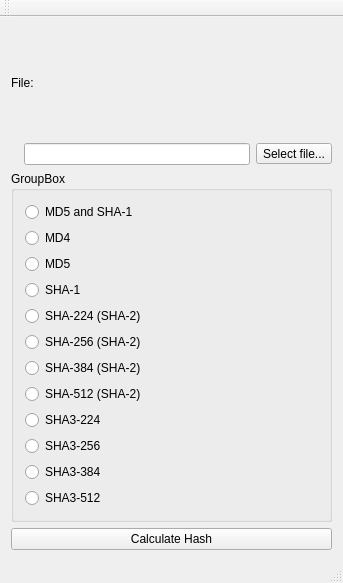
<?xml version="1.0" encoding="UTF-8"?>
<ui version="4.0">
 <class>MainWindow</class>
 <widget class="QMainWindow" name="MainWindow">
  <property name="geometry">
   <rect>
    <x>0</x>
    <y>0</y>
    <width>343</width>
    <height>583</height>
   </rect>
  </property>
  <property name="windowTitle">
   <string>MainWindow</string>
  </property>
  <widget class="QWidget" name="centralWidget">
   <layout class="QVBoxLayout" name="verticalLayout_3">
    <item>
     <layout class="QVBoxLayout" name="verticalLayout">
      <item>
       <widget class="QLabel" name="label_2">
        <property name="text">
         <string>File:</string>
        </property>
       </widget>
      </item>
      <item>
       <layout class="QHBoxLayout" name="horizontalLayout">
        <item>
         <widget class="QLabel" name="label">
          <property name="text">
           <string/>
          </property>
         </widget>
        </item>
        <item>
         <widget class="QLineEdit" name="lineEdit"/>
        </item>
        <item>
         <widget class="QToolButton" name="toolButton">
          <property name="text">
           <string>Select file...</string>
          </property>
         </widget>
        </item>
       </layout>
      </item>
     </layout>
    </item>
    <item>
     <widget class="QGroupBox" name="groupBox">
      <property name="title">
       <string>GroupBox</string>
      </property>
      <layout class="QVBoxLayout" name="verticalLayout_2">
       <item>
        <widget class="QRadioButton" name="radioButton_Both">
         <property name="text">
          <string>MD5 and SHA-1</string>
         </property>
        </widget>
       </item>
       <item>
        <widget class="QRadioButton" name="radioButton_MD4">
         <property name="text">
          <string>MD4</string>
         </property>
        </widget>
       </item>
       <item>
        <widget class="QRadioButton" name="radioButton_MD5">
         <property name="text">
          <string>MD5</string>
         </property>
        </widget>
       </item>
       <item>
        <widget class="QRadioButton" name="radioButton_SHA_1">
         <property name="text">
          <string>SHA-1</string>
         </property>
        </widget>
       </item>
       <item>
        <widget class="QRadioButton" name="radioButton_SHA_224">
         <property name="text">
          <string>SHA-224 (SHA-2)</string>
         </property>
        </widget>
       </item>
       <item>
        <widget class="QRadioButton" name="radioButton_SHA_256">
         <property name="text">
          <string>SHA-256 (SHA-2)</string>
         </property>
        </widget>
       </item>
       <item>
        <widget class="QRadioButton" name="radioButton_SHA_384">
         <property name="text">
          <string>SHA-384 (SHA-2)</string>
         </property>
        </widget>
       </item>
       <item>
        <widget class="QRadioButton" name="radioButton_SHA_512">
         <property name="text">
          <string>SHA-512 (SHA-2)</string>
         </property>
        </widget>
       </item>
       <item>
        <widget class="QRadioButton" name="radioButton_SHA_3_224">
         <property name="text">
          <string>SHA3-224 </string>
         </property>
        </widget>
       </item>
       <item>
        <widget class="QRadioButton" name="radioButton_SHA_3_256">
         <property name="text">
          <string>SHA3-256</string>
         </property>
        </widget>
       </item>
       <item>
        <widget class="QRadioButton" name="radioButton_SHA_3_384">
         <property name="text">
          <string>SHA3-384</string>
         </property>
        </widget>
       </item>
       <item>
        <widget class="QRadioButton" name="radioButton_SHA_3_512">
         <property name="text">
          <string>SHA3-512</string>
         </property>
        </widget>
       </item>
      </layout>
     </widget>
    </item>
    <item>
     <widget class="QPushButton" name="pushButton">
      <property name="text">
       <string>Calculate Hash</string>
      </property>
     </widget>
    </item>
   </layout>
  </widget>
  <widget class="QMenuBar" name="menuBar">
   <property name="geometry">
    <rect>
     <x>0</x>
     <y>0</y>
     <width>343</width>
     <height>27</height>
    </rect>
   </property>
  </widget>
  <widget class="QToolBar" name="mainToolBar">
   <attribute name="toolBarArea">
    <enum>TopToolBarArea</enum>
   </attribute>
   <attribute name="toolBarBreak">
    <bool>false</bool>
   </attribute>
  </widget>
  <widget class="QStatusBar" name="statusBar"/>
 </widget>
 <layoutdefault spacing="6" margin="11"/>
 <resources/>
 <connections/>
</ui>
